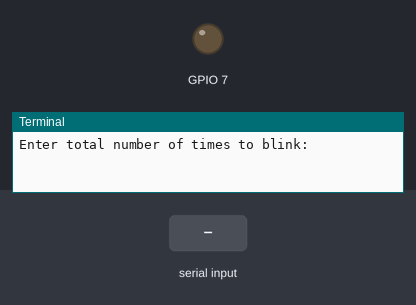
This program was run on a simulated Raspberry Pi (BCM pin numbers). Parts: output pins drawn as LEDs (lit = HIGH), the last lines printed to the terminal. Inputs (shaded band) come from the test bench.

Above: at 1.2 s.
1.3 s: "5" typed at the terminal
2.8 s: "90" typed at the terminal
At 3.4 s:
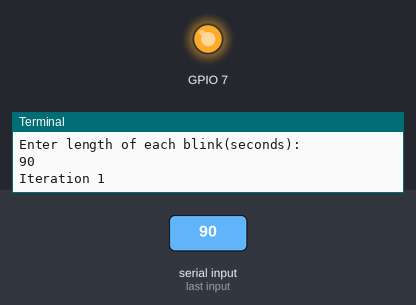
Timing chart, 0 to 5.8 s (numbered marks = the images above; inputs shaded):
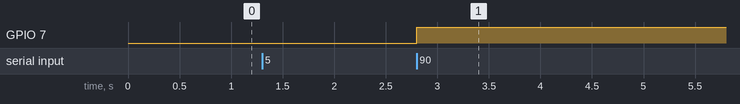

The program:

light.py
```python
import RPi.GPIO as GPIO
import time
GPIO.setmode(GPIO.BCM)
GPIO.setup(7, GPIO.OUT)
def Blink(numTimes,speed):
	for i in range(0,numTimes):
		print"Iteration " + str(i+1)
		GPIO.output(7,True)
		time.sleep(speed)
		GPIO.output(7,False)
		time.sleep(speed)
	print "Done"
	GPIO.cleanup()


iterations = raw_input("Enter total number of times to blink: ")
speed = raw_input("Enter length of each blink(seconds): ")

Blink(int(iterations),float(speed))
```

Measured:
- after the input at 2.8 s, GPIO 7: LOW → HIGH at once
